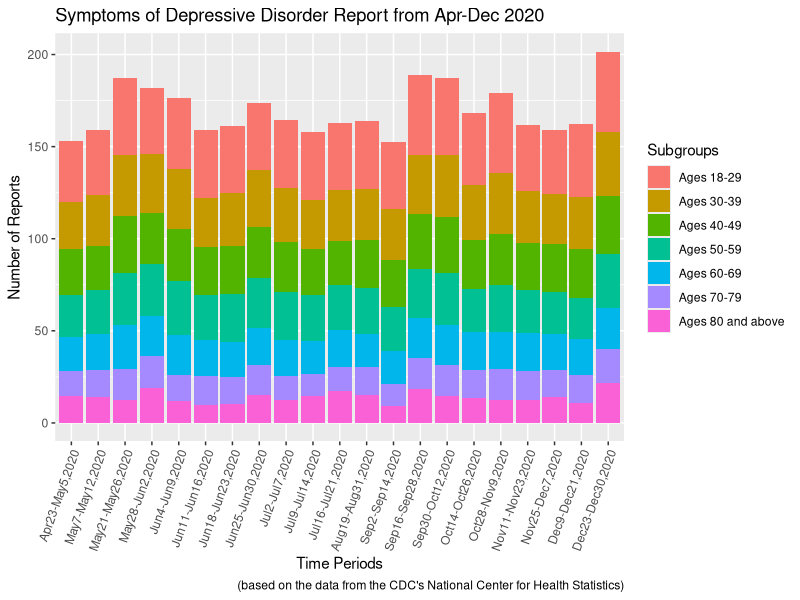

Write the R code that produced this figure.
library(tidyverse)
library(readxl)
library(dplyr)
library(readxl)
symptoms_of_mde <- read_excel("Symptoms_of_MDE.xlsx", 
                              col_types = c("text", "text", "skip", 
                                            "text", "skip", "skip", "text", "skip", 
                                            "skip", "text", "text", "text", "skip", 
                                            "skip"))

Subgroups=c("Ages 18-29", "Ages 30-39", "Ages 40-49", "Ages 50-59"
            ,"Ages 60-69","Ages 70-79","Ages 80 and above")
Percent= c(32.7,25.7,24.8,23.2,18.4,13.6,14.4)
Period=("Apr23-May5,2020")
df= data.frame(Subgroups, Percent, Period)

Percent= c(36.2,27.7,25.5,24.1,17.6,12.2,9.1)
Period=("May7-May12,2020")
df2= data.frame(Subgroups,Percent, Period)

Percent= c(36.7,26.7,25.0,24.6,18.0,12.3,14.4)
Period=("May14-May19,2020")
df3= data.frame(Subgroups,Percent, Period)

Percent= c(36.7,27.4,24.2,24.6,19.8,13.3,17.1)
Period=("May21-May26,2020")
df4= data.frame(Subgroups,Percent, Period)

Percent= c(36.8,27.9,25.7,25.1,18.0,15.5,14.9)
Period=("May28-Jun2,2020")
df5= data.frame(Subgroups,Percent, Period)

Percent= c(37.0,29.1,27.0,26.0,19.8,13.1,12.3)
Period=("Jun4-Jun9,2020")
df6= data.frame(Subgroups,Percent, Period)

Percent= c(36.8,26.7,25.9,24.6,19.6,15.5,9.9)
Period=("Jun11-Jun16,2020")
df7= data.frame(Subgroups,Percent, Period)

Percent= c(36.7,28.3,26.2,26.0,19.3,14.5,10.3)
Period=("Jun18-Jun23,2020")
df8= data.frame(Subgroups,Percent, Period)

Percent= c(36.6,30.7,27.7,27.1,20.5,16.1,15.2)
Period=("Jun25-Jun30,2020")
df9= data.frame(Subgroups,Percent, Period)

Percent= c(35.8,31.7,27.6,28.2,21.8,17.8,18.7)
Period=("Jul2-Jul7,2020")
df10= data.frame(Subgroups,Percent, Period)

Percent= c(39,32.3,28.5,29.2,21.7,13.9,12)
Period=("Jul9-Jul14,2020")
df11= data.frame(Subgroups,Percent, Period)

Percent= c(41.7,32.8,31.0,28.4,23.6,16.9,12.6)
Period=("Jul16-Jul21,2020")
df12= data.frame(Subgroups,Percent, Period)

Percent= c(35.4,27.9,23.8,23.8,19.7,14.8,13.8)
Period=("Aug19-Aug31,2020")
df13= data.frame(Subgroups,Percent, Period)

Percent= c(34.9,27.2,25.8,23.1,19.4,14.9,13.8)
Period=("Sep2-Sep14,2020")
df14= data.frame(Subgroups,Percent, Period)

Percent= c(35.7,28.5,25.1,23.6,20.8,15.5,12.5)
Period=("Sep16-Sep28,2020")
df15= data.frame(Subgroups,Percent, Period)

Percent= c(39.3,28.4,26.4,22.6,19.6,15.0,10.8)
Period=("Sep30-Oct12,2020")
df16= data.frame(Subgroups,Percent, Period)

Percent= c(39.0,30.3,26.3,23.7,20.4,15.4,13.3)
Period=("Oct14-Oct26,2020")
df17= data.frame(Subgroups,Percent, Period)

Percent= c(43.4,33.5,27.4,25.5,20.5,16.4,12.6)
Period=("Oct28-Nov9,2020")
df18= data.frame(Subgroups,Percent, Period)

Percent= c(43.4,32.2,29.9,26.7,21.5,17.2,18.2)
Period=("Nov11-Nov23,2020")
df19= data.frame(Subgroups,Percent,Period)

Percent= c(42.1,33.4,30.5,28.0,21.7,17.2,14.4)
Period=("Nov25-Dec7,2020")
df20= data.frame(Subgroups,Percent, Period)

Percent= c(43.6,34.9,31.5,28.9,22.5,18.4,21.7)
Period=("Dec9-Dec21,2020")
df21= data.frame(Subgroups,Percent)

Period= c("Apr23-May5,2020","May7-May12,2020","May21-May26,2020","May28-Jun2,2020",
           "Jun4-Jun9,2020","Jun11-Jun16,2020","Jun18-Jun23,2020","Jun25-Jun30,2020","Jul2-Jul7,2020",
           "Jul9-Jul14,2020","Jul16-Jul21,2020","Aug19-Aug31,2020","Sep2-Sep14,2020","Sep16-Sep28,2020",
           "Sep30-Oct12,2020","Oct14-Oct26,2020","Oct28-Nov9,2020","Nov11-Nov23,2020","Nov25-Dec7,2020",
           "Dec9-Dec21,2020")


#Bind all Four Dataframes into 4 columns together
Covid_2020<-bind_rows(df,df2,df3,df4,df5,df6,df7,df8,df9,df10
                    ,df11,df12,df13,df14,df15,df16,df17,df18,
                    df19,df20,df21)
#Mutate and Filter Subgroups
Covid_2020 %>%
  filter(!is.na(Percent)) %>%
  mutate(Percent= Percent)


fig2<-ggplot(Covid_2020, aes(x = Period, y = Percent, fill= Subgroups)) +  
  geom_bar(stat= "identity")+
  scale_x_discrete(label =c("Apr23-May5,2020","May7-May12,2020","May21-May26,2020",
                                 "May28-Jun2,2020","Jun4-Jun9,2020","Jun11-Jun16,2020","Jun18-Jun23,2020","Jun25-Jun30,2020","Jul2-Jul7,2020",
                                 "Jul9-Jul14,2020","Jul16-Jul21,2020","Aug19-Aug31,2020","Sep2-Sep14,2020","Sep16-Sep28,2020",
                                 "Sep30-Oct12,2020","Oct14-Oct26,2020","Oct28-Nov9,2020","Nov11-Nov23,2020","Nov25-Dec7,2020",
                                 "Dec9-Dec21,2020","Dec23-Dec30,2020"))  
fig2+labs (title = "Symptoms of Depressive Disorder Report from Apr-Dec 2020",
           x = "Time Periods",
           y = "Number of Reports",
           caption = "(based on the data from the CDC's National Center for Health Statistics)") +
  theme(axis.text.x = element_text(angle = 70, hjust = 1))

  



